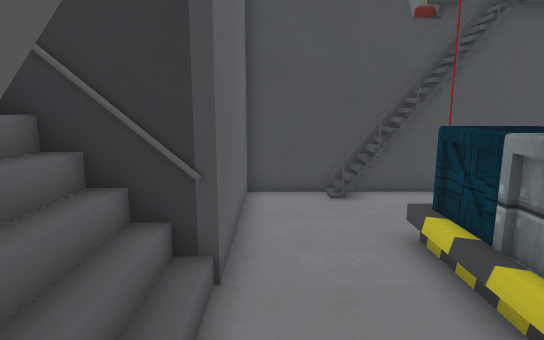
View 1 (above)

17 first-person views from a walk through a scene from a Unity 3-D project. The camera is 1.4 m above the floor, tilts 10° down and sees 75° across. The floor is counted in squares, 0.5 m on a side. Each view is taken from the middle of a square. On the plan, view 1 faces up. The plan holds only what a view shows up to about 20 squares ahead; the rest is blank. The place goes on beyond the plan. Some surface patterns are stand-ins.

View 2
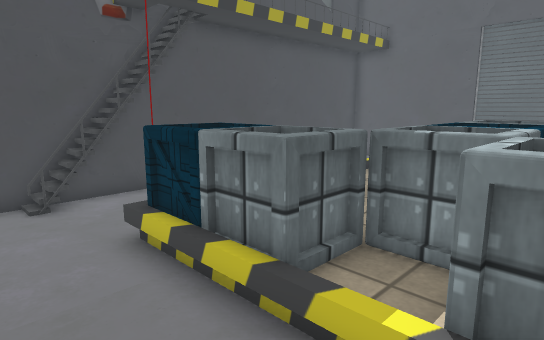

View 3
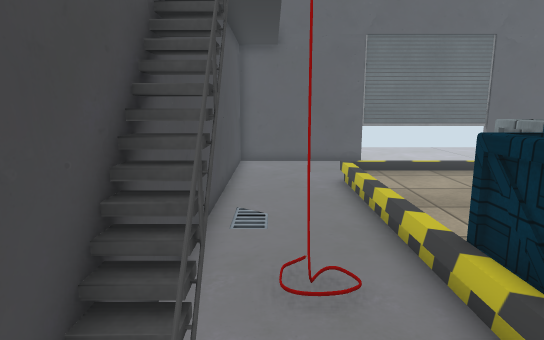

View 4
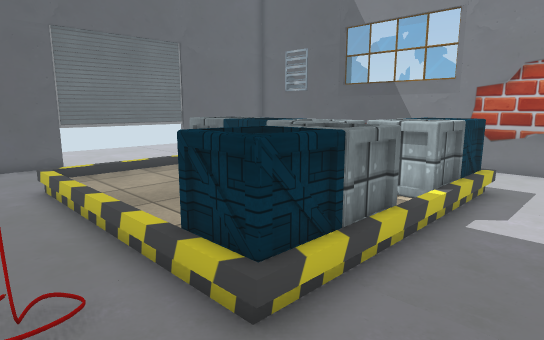

View 5
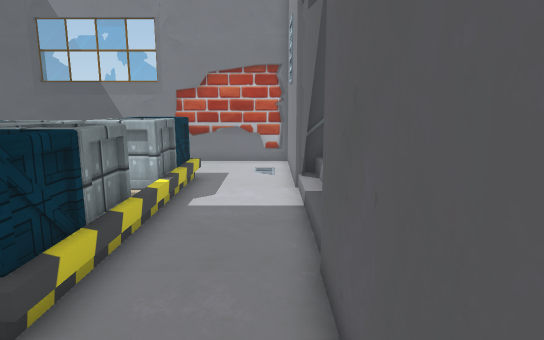

View 6
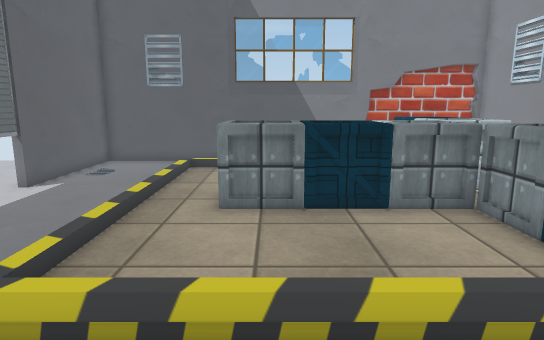

View 7
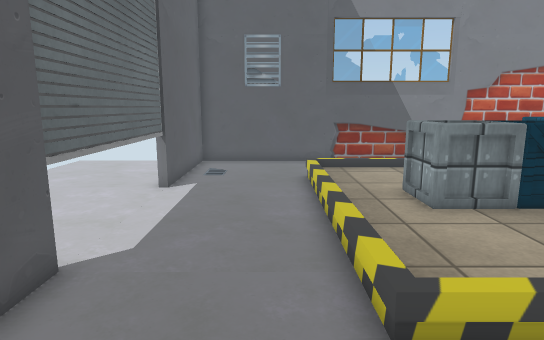

View 8
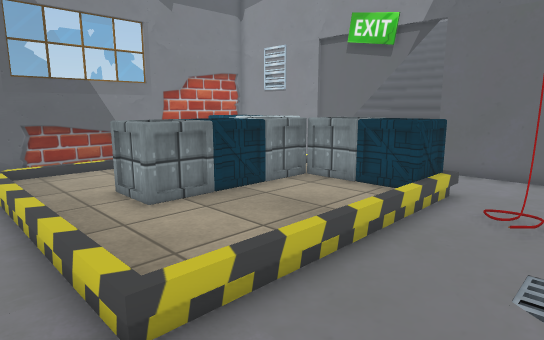

View 9
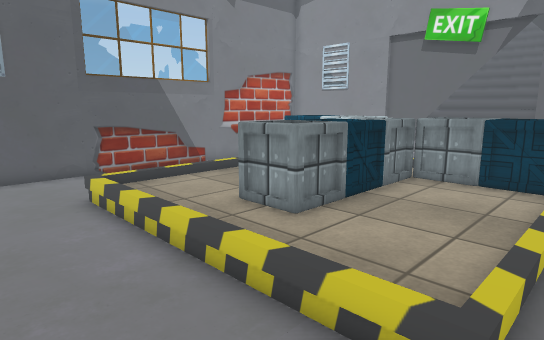

View 10
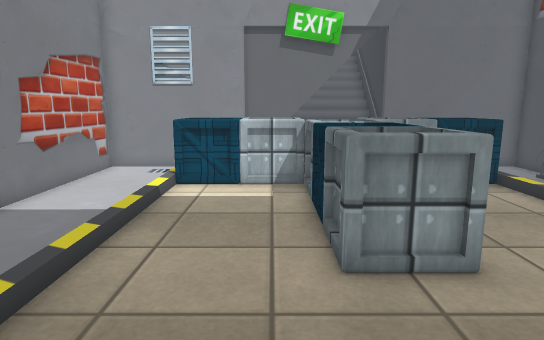

View 11
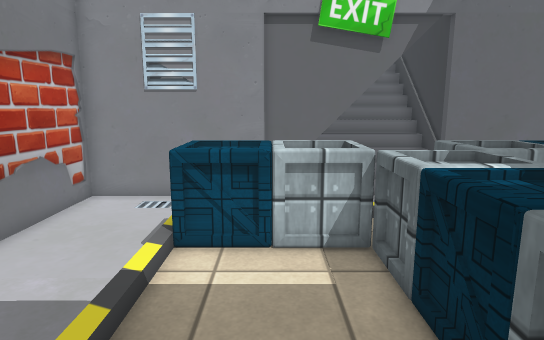

View 12
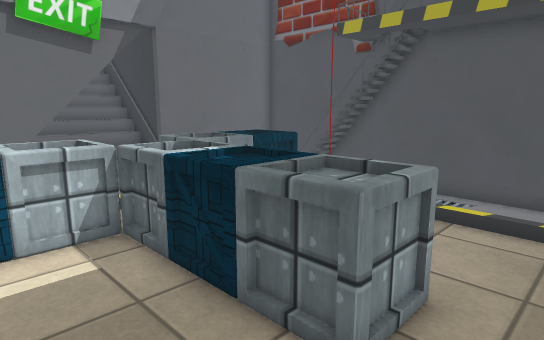

View 13
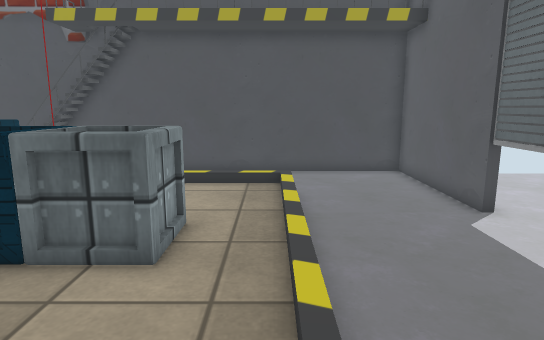

View 14
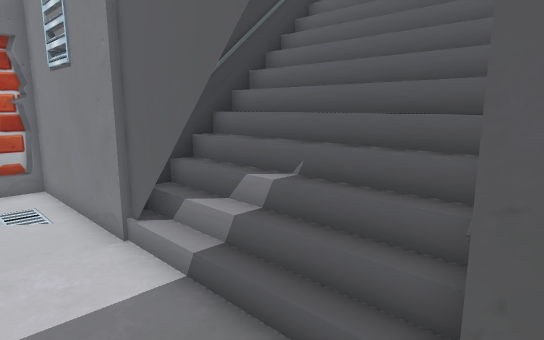

View 15
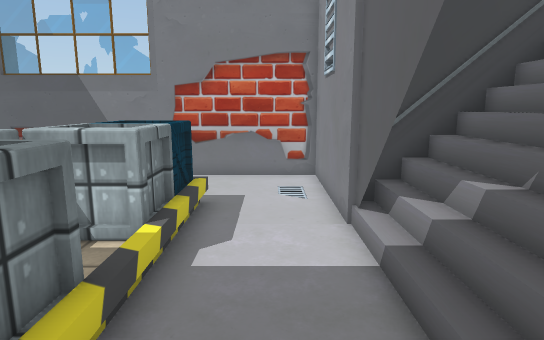

View 16
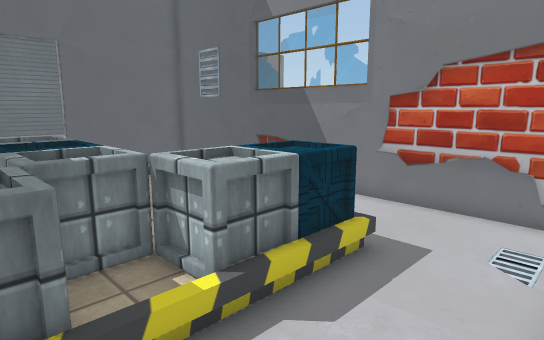

View 17
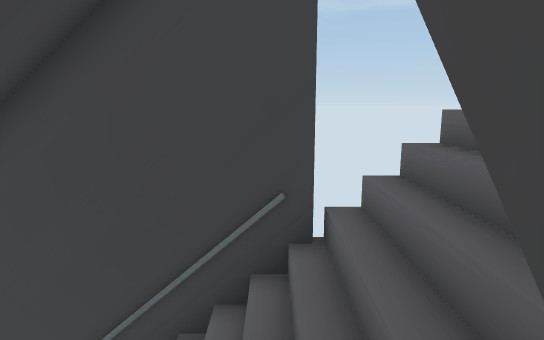

### Floor plan
Key: @ floor where view 1 was taken; # wall or solid block; x gap in a wall; . main floor; : floor 0.25 m higher than the main floor; + floor 2.75 m higher than the main floor; / step, stairs or slope; = window, fence, low wall or low ledge; v drop or lower ground; O other object.
Columns run from 10 left of view 1 to 19 right of it. Each row starts with its distance up from view 1.
 12          #####################
 11          #..=###.............#
 10          #...................#
  9          #.....#.............#
  8          #...................#
  7          #...OOO////////.....#
  6          #...OOO::::::::.....#
  5     ######...OOO::::::::.....#
  4   #+//////...OOO::::::::.....#
  3   # //////...OOOOOOOOO::.....#
  2  /# /////x.../:OOOOOOO::.....#
  1  ////////#...OOOOOOOOO::.....#
  0 /////////#@..OOO::::::::.....#
 -1 /////////#...OOO::::::::.....#
 -2    #######...OOO::::::::.....#
 -3          #...OOO////////.....#
 -4          #........     ......#
 -5          #v.........   ......#
 -6          #..........   ......#
 -7          #.........    ......#
 -8          #####################

Where each view was taken, in squares from view 1:
view 1: 0 up, 0 right, facing up
view 2: 0 up, 0 right, facing up-right
view 3: 10 up, 0 right, facing right
view 4: 10 up, 0 right, facing down-right
view 5: 11 up, 0 right, facing down
view 6: 11 up, 10 right, facing down
view 7: 11 up, 15 right, facing down
view 8: 11 up, 15 right, facing down-left
view 9: 8 up, 17 right, facing down-left
view 10: 0 up, 16 right, facing left
view 11: 1 down, 12 right, facing left
view 12: 2 down, 13 right, facing up-left
view 13: 4 down, 13 right, facing up
view 14: 6 up, 2 right, facing down-left
view 15: 7 up, 1 right, facing down
view 16: 4 up, 1 left, facing down-right
view 17: 4 up, 7 left, facing down
